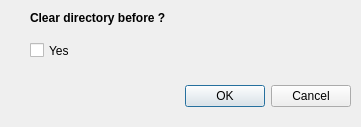
<?xml version="1.0" encoding="UTF-8"?>
<ui version="4.0">
 <class>exportPlaylistWindow</class>
 <widget class="QDialog" name="exportPlaylistWindow">
  <property name="geometry">
   <rect>
    <x>0</x>
    <y>0</y>
    <width>361</width>
    <height>127</height>
   </rect>
  </property>
  <property name="windowTitle">
   <string>Dialog</string>
  </property>
  <widget class="QDialogButtonBox" name="buttonBox">
   <property name="geometry">
    <rect>
     <x>10</x>
     <y>80</y>
     <width>341</width>
     <height>32</height>
    </rect>
   </property>
   <property name="orientation">
    <enum>Qt::Horizontal</enum>
   </property>
   <property name="standardButtons">
    <set>QDialogButtonBox::Cancel|QDialogButtonBox::Ok</set>
   </property>
  </widget>
  <widget class="QCheckBox" name="RemoveOrNot">
   <property name="geometry">
    <rect>
     <x>30</x>
     <y>40</y>
     <width>51</width>
     <height>21</height>
    </rect>
   </property>
   <property name="text">
    <string>Yes</string>
   </property>
  </widget>
  <widget class="QLabel" name="label">
   <property name="geometry">
    <rect>
     <x>30</x>
     <y>10</y>
     <width>161</width>
     <height>16</height>
    </rect>
   </property>
   <property name="text">
    <string>&lt;b&gt;Clear directory before ?&lt;/b&gt;</string>
   </property>
  </widget>
 </widget>
 <resources/>
 <connections>
  <connection>
   <sender>buttonBox</sender>
   <signal>accepted()</signal>
   <receiver>exportPlaylistWindow</receiver>
   <slot>accept()</slot>
   <hints>
    <hint type="sourcelabel">
     <x>248</x>
     <y>254</y>
    </hint>
    <hint type="destinationlabel">
     <x>157</x>
     <y>274</y>
    </hint>
   </hints>
  </connection>
  <connection>
   <sender>buttonBox</sender>
   <signal>rejected()</signal>
   <receiver>exportPlaylistWindow</receiver>
   <slot>reject()</slot>
   <hints>
    <hint type="sourcelabel">
     <x>316</x>
     <y>260</y>
    </hint>
    <hint type="destinationlabel">
     <x>286</x>
     <y>274</y>
    </hint>
   </hints>
  </connection>
 </connections>
</ui>
